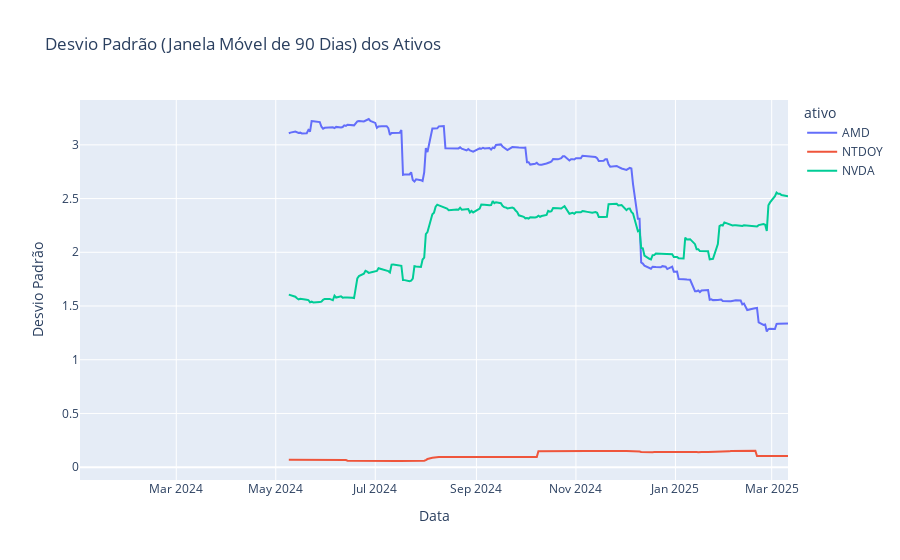

Notebook code cell kept with this figure:
### Code cell
fig = px.line(high_low_df, x="date", y="desvio_padrao_90", color='ativo',
              title='Desvio Padrão (Janela Móvel de 90 Dias) dos Ativos')
fig.update_layout(xaxis_title='Data', yaxis_title='Desvio Padrão')
fig.show()

### Figure 1 — Plotly figure (JSON) as saved in the notebook; plotly's stock layout.template omitted (floating-point values rounded to 4 significant figures; data arrays with more than 128 entries replaced by an {"elided": "..."} marker saying what was removed)
{"data": [{"hovertemplate": "ativo=AMD<br>date=%{x}<br>desvio_padrao_90=%{y}<extra></extra>", "legendgroup": "AMD", "line": {"color": "#636efa", "dash": "solid"}, "marker": {"symbol": "circle"}, "mode": "lines", "name": "AMD", "orientation": "v", "showlegend": true, "type": "scatter", "x": {"elided": "298 str values"}, "xaxis": "x", "y": {"elided": "298 float values"}, "yaxis": "y"}, {"hovertemplate": "ativo=NTDOY<br>date=%{x}<br>desvio_padrao_90=%{y}<extra></extra>", "legendgroup": "NTDOY", "line": {"color": "#EF553B", "dash": "solid"}, "marker": {"symbol": "circle"}, "mode": "lines", "name": "NTDOY", "orientation": "v", "showlegend": true, "type": "scatter", "x": {"elided": "298 str values"}, "xaxis": "x", "y": {"elided": "298 float values"}, "yaxis": "y"}, {"hovertemplate": "ativo=NVDA<br>date=%{x}<br>desvio_padrao_90=%{y}<extra></extra>", "legendgroup": "NVDA", "line": {"color": "#00cc96", "dash": "solid"}, "marker": {"symbol": "circle"}, "mode": "lines", "name": "NVDA", "orientation": "v", "showlegend": true, "type": "scatter", "x": {"elided": "298 str values"}, "xaxis": "x", "y": {"elided": "298 float values"}, "yaxis": "y"}], "layout": {"autosize": true, "legend": {"title": {"text": "ativo"}, "tracegroupgap": 0}, "title": {"text": "Desvio Padrão (Janela Móvel de 90 Dias) dos Ativos"}, "xaxis": {"anchor": "y", "autorange": true, "domain": [0, 1], "range": ["2024-01-02", "2025-03-11"], "title": {"text": "Data"}, "type": "date"}, "yaxis": {"anchor": "x", "autorange": true, "domain": [0, 1], "range": [-0.1194, 3.417], "title": {"text": "Desvio Padrão"}, "type": "linear"}}}
